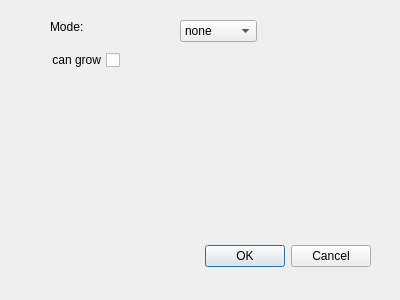
<?xml version="1.0" encoding="UTF-8"?>
<ui version="4.0">
 <class>fleetDialog</class>
 <widget class="QDialog" name="fleetDialog">
  <property name="geometry">
   <rect>
    <x>0</x>
    <y>0</y>
    <width>400</width>
    <height>300</height>
   </rect>
  </property>
  <property name="windowTitle">
   <string>Dialog</string>
  </property>
  <widget class="QDialogButtonBox" name="buttonBox">
   <property name="geometry">
    <rect>
     <x>30</x>
     <y>240</y>
     <width>341</width>
     <height>32</height>
    </rect>
   </property>
   <property name="orientation">
    <enum>Qt::Horizontal</enum>
   </property>
   <property name="standardButtons">
    <set>QDialogButtonBox::Cancel|QDialogButtonBox::Ok</set>
   </property>
  </widget>
  <widget class="QComboBox" name="modeBox">
   <property name="geometry">
    <rect>
     <x>180</x>
     <y>20</y>
     <width>77</width>
     <height>22</height>
    </rect>
   </property>
   <item>
    <property name="text">
     <string>none</string>
    </property>
   </item>
   <item>
    <property name="text">
     <string>planetPendler</string>
    </property>
   </item>
   <item>
    <property name="text">
     <string>galaxyPendler</string>
    </property>
   </item>
   <item>
    <property name="text">
     <string>fleetPendler</string>
    </property>
   </item>
  </widget>
  <widget class="QLabel" name="label">
   <property name="geometry">
    <rect>
     <x>50</x>
     <y>20</y>
     <width>58</width>
     <height>14</height>
    </rect>
   </property>
   <property name="text">
    <string>Mode:</string>
   </property>
  </widget>
  <widget class="QCheckBox" name="growChecker">
   <property name="geometry">
    <rect>
     <x>40</x>
     <y>50</y>
     <width>80</width>
     <height>20</height>
    </rect>
   </property>
   <property name="layoutDirection">
    <enum>Qt::RightToLeft</enum>
   </property>
   <property name="text">
    <string>can grow</string>
   </property>
  </widget>
 </widget>
 <resources/>
 <connections>
  <connection>
   <sender>buttonBox</sender>
   <signal>accepted()</signal>
   <receiver>fleetDialog</receiver>
   <slot>accept()</slot>
   <hints>
    <hint type="sourcelabel">
     <x>248</x>
     <y>254</y>
    </hint>
    <hint type="destinationlabel">
     <x>157</x>
     <y>274</y>
    </hint>
   </hints>
  </connection>
  <connection>
   <sender>buttonBox</sender>
   <signal>rejected()</signal>
   <receiver>fleetDialog</receiver>
   <slot>reject()</slot>
   <hints>
    <hint type="sourcelabel">
     <x>316</x>
     <y>260</y>
    </hint>
    <hint type="destinationlabel">
     <x>286</x>
     <y>274</y>
    </hint>
   </hints>
  </connection>
 </connections>
</ui>
